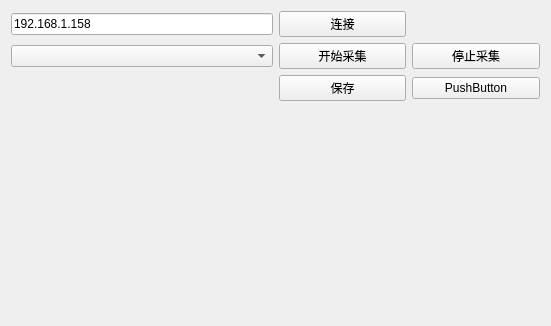
<?xml version="1.0" encoding="UTF-8"?>
<ui version="4.0">
 <class>Widget</class>
 <widget class="QWidget" name="Widget">
  <property name="geometry">
   <rect>
    <x>0</x>
    <y>0</y>
    <width>551</width>
    <height>326</height>
   </rect>
  </property>
  <property name="windowTitle">
   <string>Widget</string>
  </property>
  <layout class="QGridLayout" name="gridLayout">
   <item row="1" column="3">
    <widget class="QPushButton" name="pushButton_3">
     <property name="text">
      <string>停止采集</string>
     </property>
    </widget>
   </item>
   <item row="0" column="2">
    <widget class="QPushButton" name="pushButton">
     <property name="text">
      <string>连接</string>
     </property>
    </widget>
   </item>
   <item row="1" column="2">
    <widget class="QPushButton" name="pushButton_2">
     <property name="text">
      <string>开始采集</string>
     </property>
    </widget>
   </item>
   <item row="2" column="0">
    <widget class="QLabel" name="label">
     <property name="text">
      <string/>
     </property>
    </widget>
   </item>
   <item row="2" column="2">
    <widget class="QPushButton" name="pushButton_4">
     <property name="text">
      <string>保存</string>
     </property>
    </widget>
   </item>
   <item row="3" column="0" colspan="4">
    <widget class="QWidget" name="widget" native="true"/>
   </item>
   <item row="2" column="3">
    <widget class="QPushButton" name="pushButton_5">
     <property name="text">
      <string>PushButton</string>
     </property>
    </widget>
   </item>
   <item row="2" column="1">
    <widget class="QLabel" name="label_2">
     <property name="text">
      <string/>
     </property>
    </widget>
   </item>
   <item row="1" column="0" colspan="2">
    <widget class="QComboBox" name="comboBox"/>
   </item>
   <item row="0" column="0" colspan="2">
    <widget class="QLineEdit" name="lineEdit">
     <property name="text">
      <string>192.168.1.158</string>
     </property>
    </widget>
   </item>
  </layout>
 </widget>
 <layoutdefault spacing="6" margin="11"/>
 <resources/>
 <connections/>
</ui>
